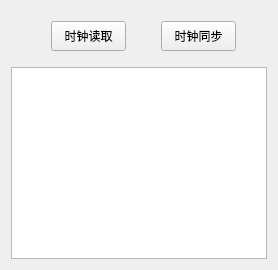
       <widget class="QWidget" name="tab_ColckControl">
        <attribute name="title">
         <string> 时钟控制</string>
        </attribute>
        <layout class="QVBoxLayout" name="verticalLayout_5">
         <item>
          <widget class="QWidget" name="widget_7" native="true">
           <property name="minimumSize">
            <size>
             <width>0</width>
             <height>50</height>
            </size>
           </property>
           <widget class="QPushButton" name="Btn_ClockRead">
            <property name="geometry">
             <rect>
              <x>40</x>
              <y>10</y>
              <width>75</width>
              <height>30</height>
             </rect>
            </property>
            <property name="minimumSize">
             <size>
              <width>0</width>
              <height>30</height>
             </size>
            </property>
            <property name="text">
             <string>时钟读取</string>
            </property>
           </widget>
           <widget class="QPushButton" name="Btn_ClockSyn">
            <property name="geometry">
             <rect>
              <x>150</x>
              <y>10</y>
              <width>75</width>
              <height>30</height>
             </rect>
            </property>
            <property name="minimumSize">
             <size>
              <width>0</width>
              <height>30</height>
             </size>
            </property>
            <property name="text">
             <string>时钟同步</string>
            </property>
           </widget>
           <widget class="QPushButton" name="Btn_ClockRead_Clear">
            <property name="geometry">
             <rect>
              <x>290</x>
              <y>10</y>
              <width>75</width>
              <height>30</height>
             </rect>
            </property>
            <property name="minimumSize">
             <size>
              <width>0</width>
              <height>30</height>
             </size>
            </property>
            <property name="text">
             <string>清空</string>
            </property>
           </widget>
           <widget class="QLabel" name="label_Time">
            <property name="geometry">
             <rect>
              <x>430</x>
              <y>10</y>
              <width>121</width>
              <height>31</height>
             </rect>
            </property>
            <property name="text">
             <string>当前时间在这显示</string>
            </property>
           </widget>
           <widget class="QPushButton" name="Btn_GetTime">
            <property name="geometry">
             <rect>
              <x>560</x>
              <y>10</y>
              <width>111</width>
              <height>30</height>
             </rect>
            </property>
            <property name="minimumSize">
             <size>
              <width>0</width>
              <height>30</height>
             </size>
            </property>
            <property name="text">
             <string>  获取当前时间</string>
            </property>
           </widget>
          </widget>
         </item>
         <item>
          <widget class="QTableView" name="tableView_Colck"/>
         </item>
        </layout>
       </widget>
